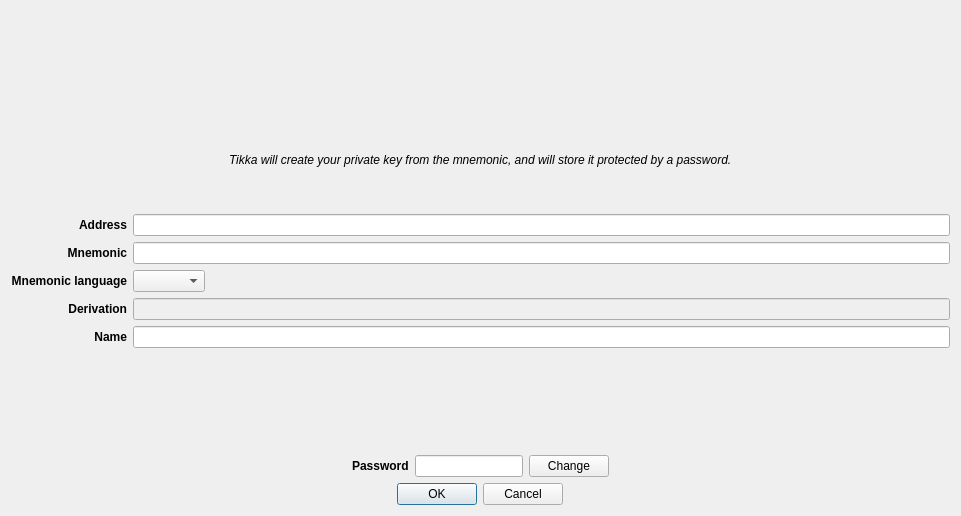
<?xml version="1.0" encoding="UTF-8"?>
<ui version="4.0">
 <class>AccountImportDialog</class>
 <widget class="QDialog" name="AccountImportDialog">
  <property name="geometry">
   <rect>
    <x>0</x>
    <y>0</y>
    <width>961</width>
    <height>516</height>
   </rect>
  </property>
  <property name="windowTitle">
   <string>Import account</string>
  </property>
  <layout class="QVBoxLayout" name="verticalLayout">
   <item alignment="Qt::AlignHCenter">
    <widget class="QLabel" name="imagelabel">
     <property name="sizePolicy">
      <sizepolicy hsizetype="Preferred" vsizetype="Preferred">
       <horstretch>0</horstretch>
       <verstretch>0</verstretch>
      </sizepolicy>
     </property>
     <property name="minimumSize">
      <size>
       <width>0</width>
       <height>0</height>
      </size>
     </property>
     <property name="maximumSize">
      <size>
       <width>200</width>
       <height>200</height>
      </size>
     </property>
     <property name="sizeIncrement">
      <size>
       <width>0</width>
       <height>0</height>
      </size>
     </property>
     <property name="baseSize">
      <size>
       <width>0</width>
       <height>0</height>
      </size>
     </property>
     <property name="text">
      <string/>
     </property>
     <property name="pixmap">
      <pixmap resource="../../icons/tikka.slots.pyqt.resources.icons.index.qrc">:/images/safe_background</pixmap>
     </property>
     <property name="scaledContents">
      <bool>true</bool>
     </property>
     <property name="alignment">
      <set>Qt::AlignCenter</set>
     </property>
    </widget>
   </item>
   <item alignment="Qt::AlignHCenter">
    <widget class="QLabel" name="helpLabel">
     <property name="font">
      <font>
       <italic>true</italic>
      </font>
     </property>
     <property name="text">
      <string>Tikka will create your private key from the mnemonic, and will store it protected by a password.</string>
     </property>
    </widget>
   </item>
   <item>
    <layout class="QGridLayout" name="gridLayout">
     <item row="1" column="0">
      <widget class="QLabel" name="mnemonicLabel">
       <property name="font">
        <font>
         <weight>75</weight>
         <bold>true</bold>
        </font>
       </property>
       <property name="text">
        <string>Mnemonic</string>
       </property>
       <property name="alignment">
        <set>Qt::AlignRight|Qt::AlignTrailing|Qt::AlignVCenter</set>
       </property>
      </widget>
     </item>
     <item row="3" column="0">
      <widget class="QLabel" name="derivationLabel">
       <property name="font">
        <font>
         <weight>75</weight>
         <bold>true</bold>
        </font>
       </property>
       <property name="text">
        <string>Derivation</string>
       </property>
       <property name="alignment">
        <set>Qt::AlignRight|Qt::AlignTrailing|Qt::AlignVCenter</set>
       </property>
      </widget>
     </item>
     <item row="5" column="1">
      <widget class="QLineEdit" name="nameLineEdit">
       <property name="sizePolicy">
        <sizepolicy hsizetype="Preferred" vsizetype="Preferred">
         <horstretch>0</horstretch>
         <verstretch>0</verstretch>
        </sizepolicy>
       </property>
      </widget>
     </item>
     <item row="2" column="1">
      <widget class="QComboBox" name="mnemonicLanguageComboBox">
       <property name="sizePolicy">
        <sizepolicy hsizetype="Fixed" vsizetype="Preferred">
         <horstretch>0</horstretch>
         <verstretch>0</verstretch>
        </sizepolicy>
       </property>
      </widget>
     </item>
     <item row="3" column="1">
      <widget class="QLineEdit" name="derivationLineEdit">
       <property name="enabled">
        <bool>false</bool>
       </property>
      </widget>
     </item>
     <item row="1" column="1">
      <widget class="QLineEdit" name="mnemonicLineEdit">
       <property name="readOnly">
        <bool>false</bool>
       </property>
      </widget>
     </item>
     <item row="2" column="0">
      <widget class="QLabel" name="mnemonicLanguageLabel">
       <property name="font">
        <font>
         <weight>75</weight>
         <italic>false</italic>
         <bold>true</bold>
        </font>
       </property>
       <property name="text">
        <string>Mnemonic language</string>
       </property>
       <property name="alignment">
        <set>Qt::AlignRight|Qt::AlignTrailing|Qt::AlignVCenter</set>
       </property>
      </widget>
     </item>
     <item row="5" column="0">
      <widget class="QLabel" name="nameLabel">
       <property name="font">
        <font>
         <weight>75</weight>
         <bold>true</bold>
        </font>
       </property>
       <property name="text">
        <string>Name</string>
       </property>
       <property name="alignment">
        <set>Qt::AlignRight|Qt::AlignTrailing|Qt::AlignVCenter</set>
       </property>
      </widget>
     </item>
     <item row="0" column="0">
      <widget class="QLabel" name="addressLabel">
       <property name="font">
        <font>
         <weight>75</weight>
         <bold>true</bold>
        </font>
       </property>
       <property name="text">
        <string>Address</string>
       </property>
       <property name="alignment">
        <set>Qt::AlignRight|Qt::AlignTrailing|Qt::AlignVCenter</set>
       </property>
      </widget>
     </item>
     <item row="0" column="1">
      <widget class="QLineEdit" name="addressLineEdit"/>
     </item>
    </layout>
   </item>
   <item>
    <widget class="QLabel" name="errorLabel">
     <property name="styleSheet">
      <string notr="true">color: red</string>
     </property>
     <property name="text">
      <string/>
     </property>
     <property name="alignment">
      <set>Qt::AlignCenter</set>
     </property>
    </widget>
   </item>
   <item>
    <layout class="QHBoxLayout" name="horizontalLayout">
     <item>
      <spacer name="horizontalSpacer">
       <property name="orientation">
        <enum>Qt::Horizontal</enum>
       </property>
       <property name="sizeHint" stdset="0">
        <size>
         <width>40</width>
         <height>20</height>
        </size>
       </property>
      </spacer>
     </item>
     <item>
      <widget class="QLabel" name="passwordLabel">
       <property name="sizePolicy">
        <sizepolicy hsizetype="Fixed" vsizetype="Preferred">
         <horstretch>0</horstretch>
         <verstretch>0</verstretch>
        </sizepolicy>
       </property>
       <property name="sizeIncrement">
        <size>
         <width>0</width>
         <height>0</height>
        </size>
       </property>
       <property name="font">
        <font>
         <weight>75</weight>
         <bold>true</bold>
        </font>
       </property>
       <property name="text">
        <string>Password</string>
       </property>
       <property name="alignment">
        <set>Qt::AlignLeading|Qt::AlignLeft|Qt::AlignVCenter</set>
       </property>
      </widget>
     </item>
     <item>
      <widget class="QLineEdit" name="passwordLineEdit">
       <property name="sizePolicy">
        <sizepolicy hsizetype="Fixed" vsizetype="Fixed">
         <horstretch>0</horstretch>
         <verstretch>0</verstretch>
        </sizepolicy>
       </property>
       <property name="maxLength">
        <number>20</number>
       </property>
       <property name="alignment">
        <set>Qt::AlignCenter</set>
       </property>
       <property name="readOnly">
        <bool>true</bool>
       </property>
      </widget>
     </item>
     <item>
      <widget class="QPushButton" name="passwordChangeButton">
       <property name="sizePolicy">
        <sizepolicy hsizetype="Fixed" vsizetype="Fixed">
         <horstretch>0</horstretch>
         <verstretch>0</verstretch>
        </sizepolicy>
       </property>
       <property name="text">
        <string>Change</string>
       </property>
       <property name="icon">
        <iconset resource="../../icons/tikka.slots.pyqt.resources.icons.index.qrc">
         <normaloff>:/icons/refresh_icon</normaloff>:/icons/refresh_icon</iconset>
       </property>
      </widget>
     </item>
     <item>
      <spacer name="horizontalSpacer_2">
       <property name="orientation">
        <enum>Qt::Horizontal</enum>
       </property>
       <property name="sizeHint" stdset="0">
        <size>
         <width>40</width>
         <height>20</height>
        </size>
       </property>
      </spacer>
     </item>
    </layout>
   </item>
   <item alignment="Qt::AlignHCenter">
    <widget class="QDialogButtonBox" name="buttonBox">
     <property name="orientation">
      <enum>Qt::Horizontal</enum>
     </property>
     <property name="standardButtons">
      <set>QDialogButtonBox::Cancel|QDialogButtonBox::Ok</set>
     </property>
    </widget>
   </item>
  </layout>
 </widget>
 <resources>
  <include location="../../icons/tikka.slots.pyqt.resources.icons.index.qrc"/>
 </resources>
 <connections>
  <connection>
   <sender>buttonBox</sender>
   <signal>accepted()</signal>
   <receiver>AccountImportDialog</receiver>
   <slot>accept()</slot>
   <hints>
    <hint type="sourcelabel">
     <x>248</x>
     <y>254</y>
    </hint>
    <hint type="destinationlabel">
     <x>157</x>
     <y>274</y>
    </hint>
   </hints>
  </connection>
  <connection>
   <sender>buttonBox</sender>
   <signal>rejected()</signal>
   <receiver>AccountImportDialog</receiver>
   <slot>reject()</slot>
   <hints>
    <hint type="sourcelabel">
     <x>316</x>
     <y>260</y>
    </hint>
    <hint type="destinationlabel">
     <x>286</x>
     <y>274</y>
    </hint>
   </hints>
  </connection>
 </connections>
</ui>
